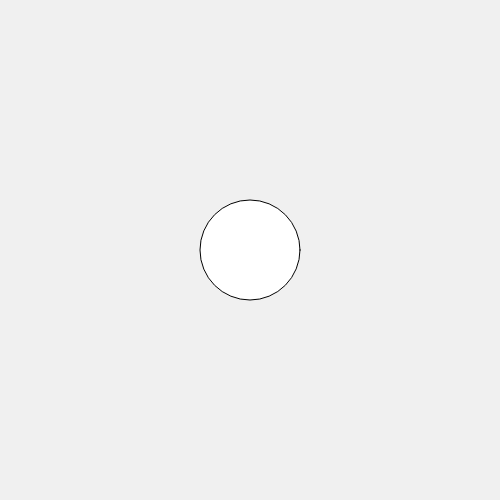
Frame 1 (no input)
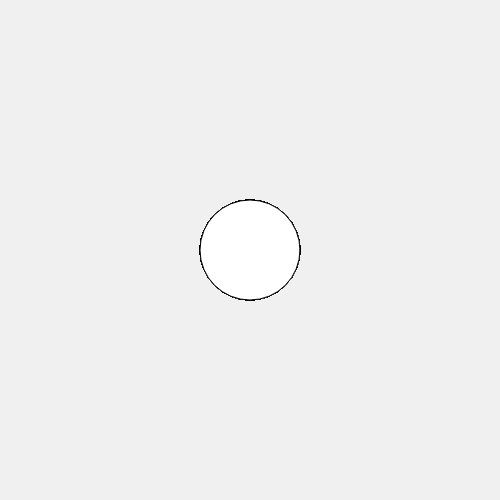
Frame 60 (no input)
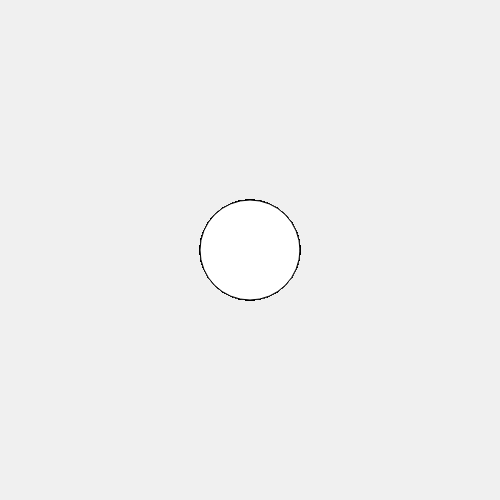
Frame 120 (the mouse pressed at the canvas centre since frame 60)

The p5.js sketch that drew these frames (run headless with seeded random() and noise() and a simulated clock; from frame 60 on, the mouse is pressed at the canvas centre):

// p5.js sketch
// ── sketch.js
function setup() {
  createCanvas(500, 500);
  background(240);
}

function draw() {
  ellipse(250, 250, 100, 100);
}
